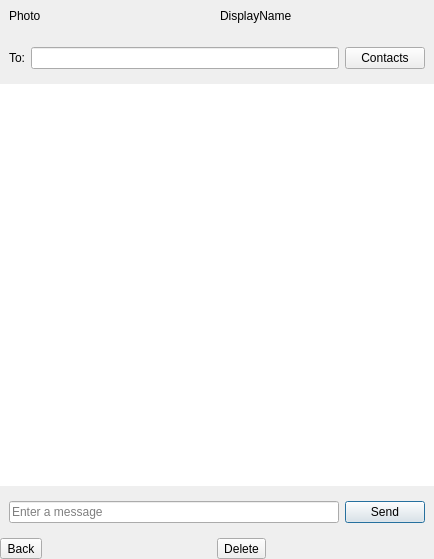
<?xml version="1.0" encoding="UTF-8"?>
<ui version="4.0">
 <class>MessageView</class>
 <widget class="QDialog" name="MessageView">
  <property name="geometry">
   <rect>
    <x>0</x>
    <y>0</y>
    <width>434</width>
    <height>559</height>
   </rect>
  </property>
  <property name="windowTitle">
   <string>Chat</string>
  </property>
  <property name="windowIcon">
   <iconset resource="taki.qrc">
    <normaloff>:/icon.png</normaloff>:/icon.png</iconset>
  </property>
  <layout class="QVBoxLayout" name="verticalLayout">
   <property name="leftMargin">
    <number>0</number>
   </property>
   <property name="topMargin">
    <number>0</number>
   </property>
   <property name="rightMargin">
    <number>0</number>
   </property>
   <property name="bottomMargin">
    <number>0</number>
   </property>
   <item>
    <layout class="QGridLayout" name="gridLayout" columnstretch="0,0">
     <item row="4" column="0" colspan="2">
      <widget class="QFrame" name="frMsgSend">
       <property name="frameShape">
        <enum>QFrame::NoFrame</enum>
       </property>
       <property name="frameShadow">
        <enum>QFrame::Plain</enum>
       </property>
       <layout class="QHBoxLayout" name="horizontalLayout_2">
        <item>
         <widget class="ExtLineEdit" name="leMsgEdit">
          <property name="placeholderText">
           <string>Enter a message</string>
          </property>
         </widget>
        </item>
        <item>
         <widget class="QPushButton" name="btMsgSend">
          <property name="text">
           <string>Send</string>
          </property>
         </widget>
        </item>
       </layout>
      </widget>
     </item>
     <item row="5" column="0" colspan="2">
      <widget class="QFrame" name="frMsgView">
       <property name="frameShape">
        <enum>QFrame::NoFrame</enum>
       </property>
       <property name="frameShadow">
        <enum>QFrame::Raised</enum>
       </property>
       <layout class="QGridLayout" name="gridLayout_2">
        <property name="leftMargin">
         <number>0</number>
        </property>
        <property name="topMargin">
         <number>0</number>
        </property>
        <property name="rightMargin">
         <number>0</number>
        </property>
        <property name="bottomMargin">
         <number>0</number>
        </property>
        <item row="0" column="3">
         <spacer name="horizontalSpacer_3">
          <property name="orientation">
           <enum>Qt::Horizontal</enum>
          </property>
          <property name="sizeHint" stdset="0">
           <size>
            <width>40</width>
            <height>20</height>
           </size>
          </property>
         </spacer>
        </item>
        <item row="0" column="2">
         <widget class="QToolButton" name="btMsgDelete">
          <property name="text">
           <string>Delete</string>
          </property>
          <property name="icon">
           <iconset resource="taki.qrc">
            <normaloff>:/icons/delete.png</normaloff>
            <disabledoff>:/icons/delete-disbl.png</disabledoff>:/icons/delete.png</iconset>
          </property>
         </widget>
        </item>
        <item row="0" column="0">
         <widget class="QToolButton" name="btMsgBack">
          <property name="text">
           <string>Back</string>
          </property>
          <property name="icon">
           <iconset resource="taki.qrc">
            <normaloff>:/icons/arrow-left.png</normaloff>:/icons/arrow-left.png</iconset>
          </property>
         </widget>
        </item>
        <item row="0" column="1">
         <spacer name="horizontalSpacer">
          <property name="orientation">
           <enum>Qt::Horizontal</enum>
          </property>
          <property name="sizeHint" stdset="0">
           <size>
            <width>40</width>
            <height>20</height>
           </size>
          </property>
         </spacer>
        </item>
       </layout>
      </widget>
     </item>
     <item row="1" column="0" colspan="2">
      <widget class="QFrame" name="frMsgTo">
       <property name="frameShape">
        <enum>QFrame::NoFrame</enum>
       </property>
       <property name="frameShadow">
        <enum>QFrame::Plain</enum>
       </property>
       <layout class="QHBoxLayout" name="horizontalLayout">
        <item>
         <widget class="QLabel" name="label">
          <property name="text">
           <string>To:</string>
          </property>
         </widget>
        </item>
        <item>
         <widget class="ExtLineEdit" name="leMsgTo"/>
        </item>
        <item>
         <widget class="QPushButton" name="btMsgSelectContact">
          <property name="text">
           <string>Contacts</string>
          </property>
         </widget>
        </item>
       </layout>
      </widget>
     </item>
     <item row="0" column="0" colspan="2">
      <widget class="QFrame" name="frMsgCont">
       <property name="sizePolicy">
        <sizepolicy hsizetype="Preferred" vsizetype="Preferred">
         <horstretch>0</horstretch>
         <verstretch>0</verstretch>
        </sizepolicy>
       </property>
       <property name="frameShape">
        <enum>QFrame::NoFrame</enum>
       </property>
       <property name="frameShadow">
        <enum>QFrame::Plain</enum>
       </property>
       <layout class="QHBoxLayout" name="horizontalLayout_3">
        <item>
         <widget class="QLabel" name="lbContactPhoto">
          <property name="text">
           <string>Photo</string>
          </property>
          <property name="alignment">
           <set>Qt::AlignBottom|Qt::AlignLeading|Qt::AlignLeft</set>
          </property>
         </widget>
        </item>
        <item>
         <widget class="QLabel" name="lbContactDisplayName">
          <property name="text">
           <string>DisplayName</string>
          </property>
          <property name="alignment">
           <set>Qt::AlignBottom|Qt::AlignLeading|Qt::AlignLeft</set>
          </property>
          <property name="wordWrap">
           <bool>true</bool>
          </property>
         </widget>
        </item>
       </layout>
      </widget>
     </item>
     <item row="3" column="0" colspan="2">
      <widget class="QTreeView" name="twMsgChat">
       <property name="frameShape">
        <enum>QFrame::NoFrame</enum>
       </property>
       <property name="horizontalScrollBarPolicy">
        <enum>Qt::ScrollBarAlwaysOff</enum>
       </property>
       <property name="editTriggers">
        <set>QAbstractItemView::NoEditTriggers</set>
       </property>
       <property name="alternatingRowColors">
        <bool>true</bool>
       </property>
       <property name="selectionMode">
        <enum>QAbstractItemView::NoSelection</enum>
       </property>
       <property name="selectionBehavior">
        <enum>QAbstractItemView::SelectRows</enum>
       </property>
       <property name="verticalScrollMode">
        <enum>QAbstractItemView::ScrollPerPixel</enum>
       </property>
       <property name="rootIsDecorated">
        <bool>false</bool>
       </property>
       <property name="allColumnsShowFocus">
        <bool>true</bool>
       </property>
       <property name="wordWrap">
        <bool>true</bool>
       </property>
       <attribute name="headerVisible">
        <bool>false</bool>
       </attribute>
       <attribute name="headerStretchLastSection">
        <bool>false</bool>
       </attribute>
      </widget>
     </item>
    </layout>
   </item>
  </layout>
 </widget>
 <customwidgets>
  <customwidget>
   <class>ExtLineEdit</class>
   <extends>QLineEdit</extends>
   <header>extlineedit.h</header>
  </customwidget>
 </customwidgets>
 <tabstops>
  <tabstop>leMsgTo</tabstop>
  <tabstop>leMsgEdit</tabstop>
  <tabstop>btMsgSend</tabstop>
  <tabstop>btMsgSelectContact</tabstop>
  <tabstop>twMsgChat</tabstop>
  <tabstop>btMsgBack</tabstop>
  <tabstop>btMsgDelete</tabstop>
 </tabstops>
 <resources>
  <include location="taki.qrc"/>
 </resources>
 <connections>
  <connection>
   <sender>btMsgBack</sender>
   <signal>clicked()</signal>
   <receiver>MessageView</receiver>
   <slot>reject()</slot>
   <hints>
    <hint type="sourcelabel">
     <x>26</x>
     <y>339</y>
    </hint>
    <hint type="destinationlabel">
     <x>39</x>
     <y>301</y>
    </hint>
   </hints>
  </connection>
 </connections>
 <slots>
  <slot>onMsgSelected(QTreeWidgetItem*,int)</slot>
 </slots>
</ui>
